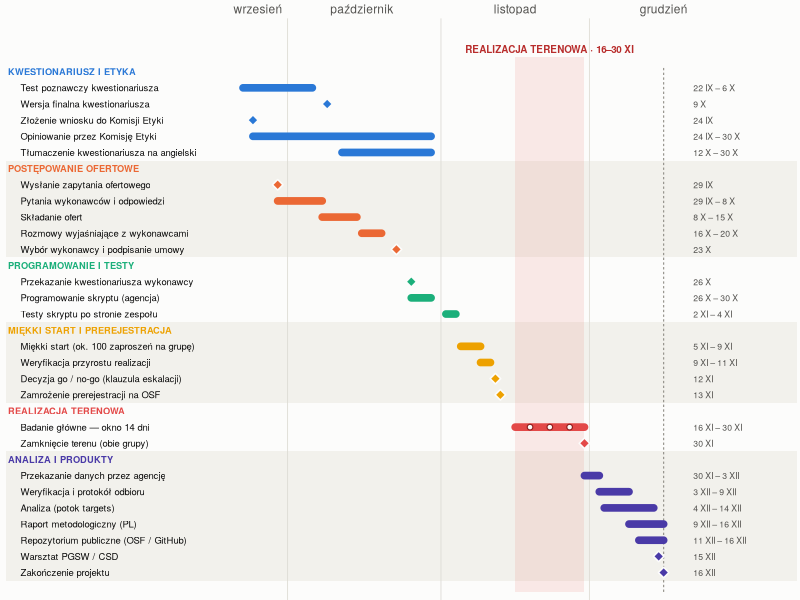

Here is the R script that generated this plot:
## ---- chunk 1
#| label: gantt
#| fig-width: 11.0
#| fig-height: 5.95
#| fig-dpi: 300
#| dev: ragg_png

library(ggplot2)

FONT <- "Helvetica Neue"
pal <- c("#2a78d6", "#eb6834", "#1baf7a", "#eda100", "#e34948", "#4a3aa7")
phases <- c("Kwestionariusz i etyka", "Postępowanie ofertowe",
            "Programowanie i testy", "Miękki start i prerejestracja",
            "Realizacja terenowa", "Analiza i produkty")
ink <- "#0b0b0b"; ink2 <- "#52514e"; ink3 <- "#95938b"
surf <- "#fcfcfb"; grid <- "#dedcd5"; band <- "#f2f1ec"
d <- function(x) as.Date(x)

# ---------------------------------------------------------------- zadania
# end = NA oznacza kamień milowy (romb)
tasks <- tibble::tribble(
  ~phase, ~task, ~start, ~end,
  1, "Test poznawczy kwestionariusza",            "2026-09-22", "2026-10-06",
  1, "Wersja finalna kwestionariusza",            "2026-10-09", NA,
  1, "Złożenie wniosku do Komisji Etyki",         "2026-09-24", NA,
  1, "Opiniowanie przez Komisję Etyki",           "2026-09-24", "2026-10-30",
  1, "Tłumaczenie kwestionariusza na angielski",  "2026-10-12", "2026-10-30",
  2, "Wysłanie zapytania ofertowego",             "2026-09-29", NA,
  2, "Pytania wykonawców i odpowiedzi",           "2026-09-29", "2026-10-08",
  2, "Składanie ofert",                           "2026-10-08", "2026-10-15",
  2, "Rozmowy wyjaśniające z wykonawcami",        "2026-10-16", "2026-10-20",
  2, "Wybór wykonawcy i podpisanie umowy",        "2026-10-23", NA,
  3, "Przekazanie kwestionariusza wykonawcy",     "2026-10-26", NA,
  3, "Programowanie skryptu (agencja)",           "2026-10-26", "2026-10-30",
  3, "Testy skryptu po stronie zespołu",          "2026-11-02", "2026-11-04",
  4, "Miękki start (ok. 100 zaproszeń na grupę)", "2026-11-05", "2026-11-09",
  4, "Weryfikacja przyrostu realizacji",          "2026-11-09", "2026-11-11",
  4, "Decyzja go / no-go (klauzula eskalacji)",   "2026-11-12", NA,
  4, "Zamrożenie prerejestracji na OSF",          "2026-11-13", NA,
  5, "Badanie główne — okno 14 dni",              "2026-11-16", "2026-11-30",
  5, "Zamknięcie terenu (obie grupy)",            "2026-11-30", NA,
  6, "Przekazanie danych przez agencję",          "2026-11-30", "2026-12-03",
  6, "Weryfikacja i protokół odbioru",            "2026-12-03", "2026-12-09",
  6, "Analiza (potok targets)",                   "2026-12-04", "2026-12-14",
  6, "Raport metodologiczny (PL)",                "2026-12-09", "2026-12-16",
  6, "Repozytorium publiczne (OSF / GitHub)",     "2026-12-11", "2026-12-16",
  6, "Warsztat PGSW / CSD",                       "2026-12-15", NA,
  6, "Zakończenie projektu",                      "2026-12-16", NA
)
tasks$start <- d(tasks$start); tasks$end <- d(tasks$end)

# wiersz nagłówkowy przed każdym blokiem faz
rows <- do.call(rbind, lapply(seq_along(phases), function(i) {
  blk <- tasks[tasks$phase == i, ]
  hdr <- blk[1, ]
  hdr$task <- phases[i]; hdr$start <- as.Date(NA); hdr$end <- as.Date(NA)
  hdr$kind <- "header"
  blk$kind <- ifelse(is.na(blk$end), "milestone", "bar")
  rbind(hdr, blk)
}))
rows$y <- rev(seq_len(nrow(rows)))
rows$col <- pal[rows$phase]

pl_date <- function(a, b) {
  m <- c("I","II","III","IV","V","VI","VII","VIII","IX","X","XI","XII")
  f <- function(x) paste0(as.integer(format(x, "%d")), " ",
                          m[as.integer(format(x, "%m"))])
  if (is.na(b)) f(a) else paste0(f(a), " – ", f(b))
}
rows$datelab <- vapply(seq_len(nrow(rows)), function(i)
  if (rows$kind[i] == "header") "" else pl_date(rows$start[i], rows$end[i]),
  character(1))

# ------------------------------------------- geometria: etykiety | wykres | daty
p0 <- d("2026-09-20"); p1 <- d("2026-12-19")
lab0 <- p0 - 46
dat0 <- p1 + 3
xr   <- c(lab0, p1 + 24)

bars <- rows[rows$kind == "bar", ]
mile <- rows[rows$kind == "milestone", ]
hdrs <- rows[rows$kind == "header", ]
tsk  <- rows[rows$kind != "header", ]
rem  <- data.frame(x = d(c("2026-11-19", "2026-11-23", "2026-11-27")),
                   y = rows$y[rows$task == "Badanie główne — okno 14 dni"])

months <- seq(d("2026-10-01"), d("2026-12-01"), by = "month")
mlab   <- c(d("2026-09-25"), months + 15)
ntop   <- nrow(rows) + 0.9

blocks <- do.call(rbind, lapply(seq_along(phases), function(i) {
  ys <- rows$y[rows$phase == i]
  data.frame(i = i, ymin = min(ys) - 0.5, ymax = max(ys) + 0.5)
}))
shade <- blocks[blocks$i %% 2 == 0, ]

ggplot() +
  geom_rect(data = shade, aes(xmin = lab0, xmax = p1 + 24,
            ymin = ymin, ymax = ymax), fill = band) +
  annotate("rect", xmin = d("2026-11-16"), xmax = d("2026-11-30"),
           ymin = -0.2, ymax = ntop, fill = "#e34948", alpha = 0.11) +
  geom_vline(xintercept = months, colour = grid, linewidth = 0.3) +
  annotate("segment", x = d("2026-12-16"), xend = d("2026-12-16"),
           y = -0.2, yend = ntop - 0.6, colour = ink3,
           linewidth = 0.4, linetype = "22") +
  annotate("text", x = d("2026-11-23"), y = ntop + 0.5,
           label = "REALIZACJA TERENOWA · 16–30 XI", family = FONT,
           size = 2.5, colour = "#b82d2c", fontface = "bold") +
  geom_segment(data = bars, aes(x = start, xend = end, y = y, yend = y,
               colour = I(col)), linewidth = 2.6, lineend = "round") +
  geom_point(data = mile, aes(x = start, y = y, fill = I(col)),
             shape = 23, size = 2.3, stroke = 0.8, colour = surf) +
  geom_point(data = rem, aes(x = x, y = y), shape = 21, size = 1.5,
             fill = surf, colour = "#8f1f1e", stroke = 0.6) +
  geom_text(data = hdrs, aes(x = lab0 + 0.5, y = y, label = toupper(task),
            colour = I(col)), family = FONT, fontface = "bold",
            size = 2.35, hjust = 0) +
  geom_text(data = tsk, aes(x = lab0 + 3, y = y, label = task),
            family = FONT, size = 2.4, colour = ink, hjust = 0) +
  geom_text(data = tsk, aes(x = dat0, y = y, label = datelab),
            family = FONT, size = 2.2, colour = ink2, hjust = 0) +
  scale_y_continuous(expand = expansion(add = c(0.5, 1.9))) +
  scale_x_date(limits = xr, breaks = mlab, position = "top",
               labels = c("wrzesień", "październik", "listopad", "grudzień"),
               expand = expansion(add = c(0, 0))) +
  theme_minimal(base_family = FONT, base_size = 8) +
  theme(
    panel.grid = element_blank(),
    axis.title = element_blank(),
    axis.text.y = element_blank(),
    axis.text.x = element_text(colour = ink2, size = 8.6, margin = margin(b = 1)),
    axis.ticks = element_blank(),
    plot.background = element_rect(fill = surf, colour = NA),
    panel.background = element_rect(fill = surf, colour = NA),
    plot.margin = margin(1, 2, 0, 2)
  )
